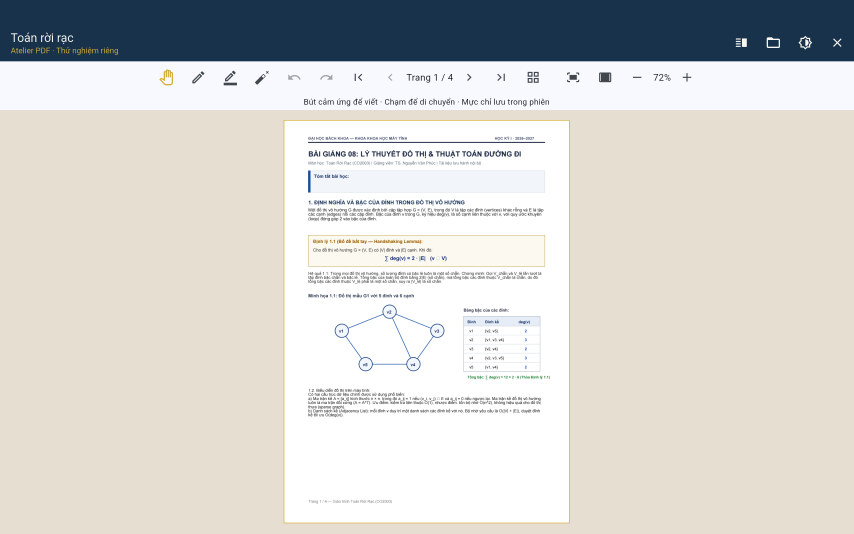
#> input picture artifacts/pdf-functional-poc/01-pdf-page-1.png, 2560 x 1600 px (shown at 1/3 size); its folder holds 4 pictures in this run
$ python contact_sheet.py
#> lines starting #> are read from the running program, lines starting #| are printed output that depends on the picture
"""Losslessly optimize captured PNGs and compose a labelled evidence overview."""
from pathlib import Path
from PIL import Image, ImageOps, ImageDraw, ImageFont

repo = Path(__file__).resolve().parents[3]
artifacts = repo / 'artifacts/pdf-functional-poc'
names = ['01-pdf-page-1','02-pdf-page-4','03-pdf-200-percent','04-pdf-fit-width',
         '05-pdf-live-ink','06-same-ink-after-zoom','07-pdf-thumbnails',
         '08-slide-page-1','09-slide-page-6','10-split-real-slide-and-note',
         '11-portrait-reader','12-dark-atelier-reader']
sheet = Image.new('RGB',(1800,1840),'#faf7f0')
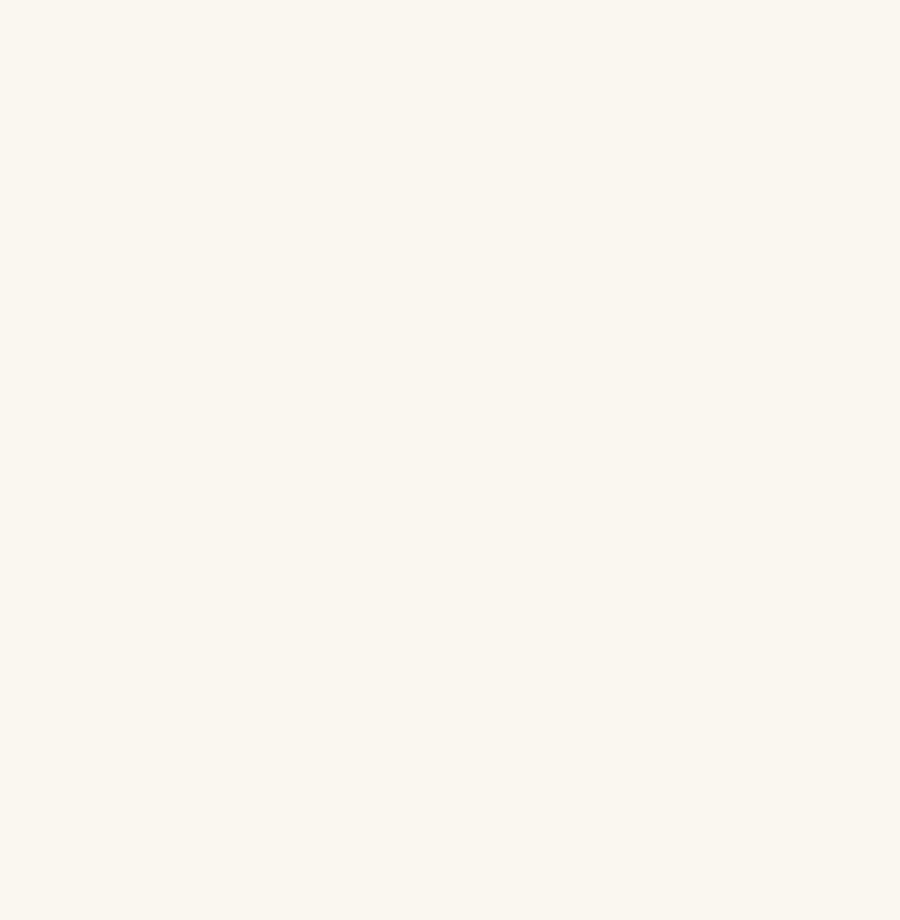
#> sheet: PIL image 1800x1840 RGB (shown at 1/2 size); mean R, G, B 250, 247, 240
draw = ImageDraw.Draw(sheet)
font = ImageFont.truetype('C:/Windows/Fonts/arial.ttf',20)
title = ImageFont.truetype('C:/Windows/Fonts/arialbd.ttf',28)
draw.text((20,10),'PHUCNOTE · PDF functional POC · Android emulator captures',fill='#18324b',font=title)
for index,name in enumerate(names):
    path = artifacts/f'{name}.png'
    with Image.open(path) as captured:
#> captured is the input picture: PIL image 2560x1600 RGBA; mean R, G, B, A 211.2, 210.5, 206.5, 255
        image = captured.copy()
    image.save(path,optimize=True,compress_level=9)  # Keep every original pixel.
    thumbnail = ImageOps.contain(image.convert('RGB'),(580,386))
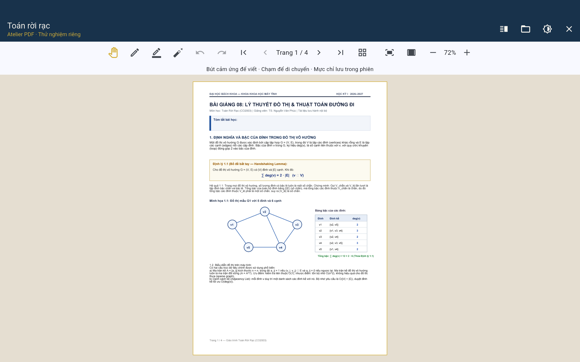
#> thumbnail: PIL image 580x362 RGB; mean R, G, B 211.1, 210.4, 206.4
    x,y=(index%3)*600,(index//3)*450+60
    sheet.paste(thumbnail,(x+(600-thumbnail.width)//2,y))
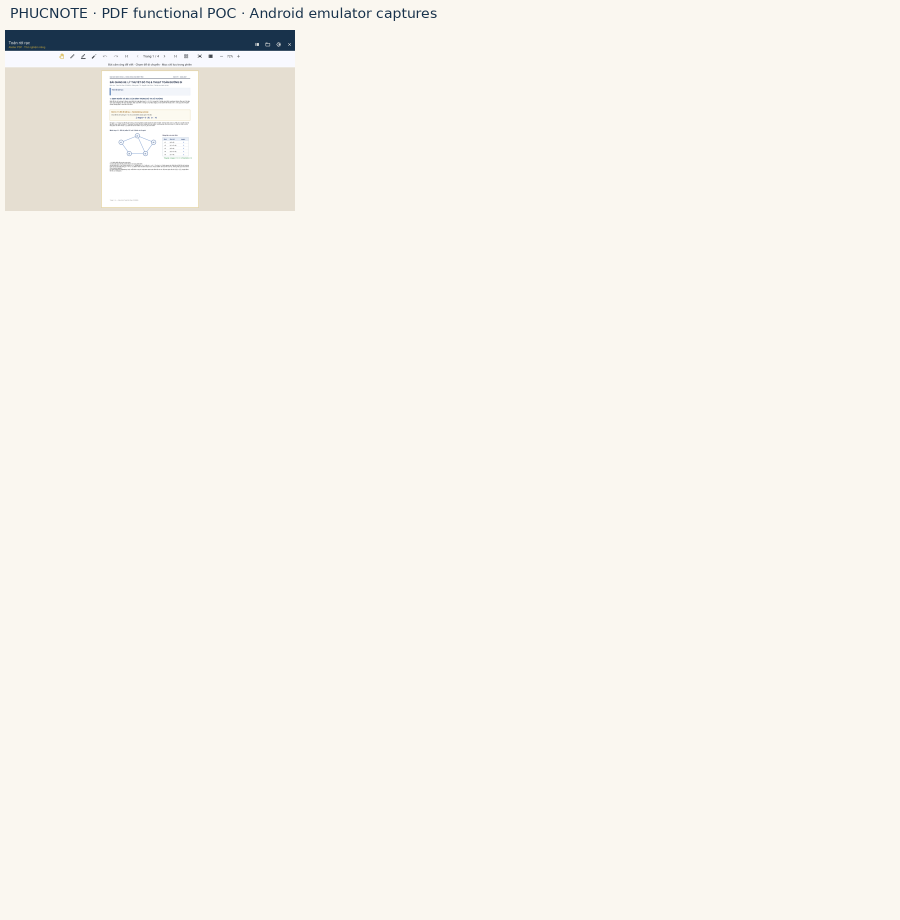
#> sheet: PIL image 1800x1840 RGB (shown at 1/2 size); mean R, G, B 247.2, 244.4, 237.7
    draw.text((x+10,y+395),name,fill='#18324b',font=font)
#> pass 2 of the loop `for index,name in enumerate(names):`:
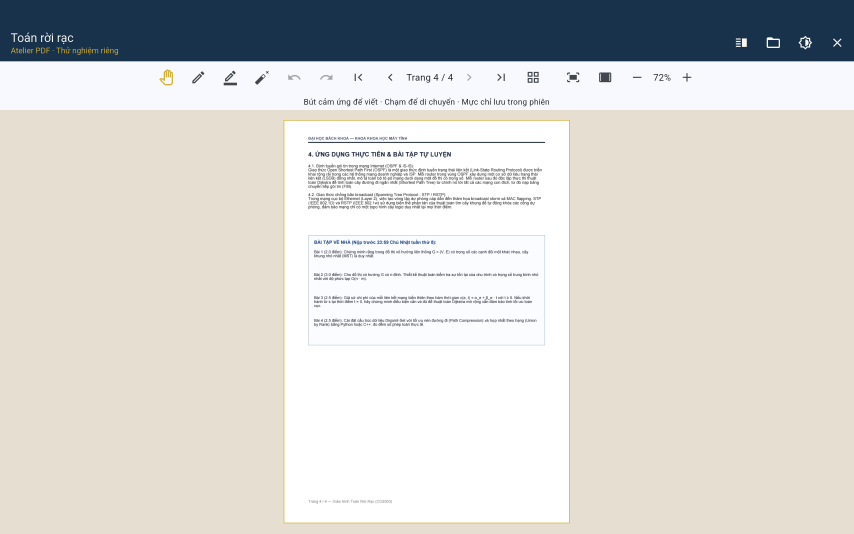
#> input picture artifacts/pdf-functional-poc/02-pdf-page-4.png, 2560 x 1600 px (shown at 1/3 size)
#> captured is the input picture: PIL image 2560x1600 RGBA; mean R, G, B, A 211.4, 210.7, 207.1, 255
#> `thumbnail = ImageOps.contain(image.convert('RGB'),(580,386))`:
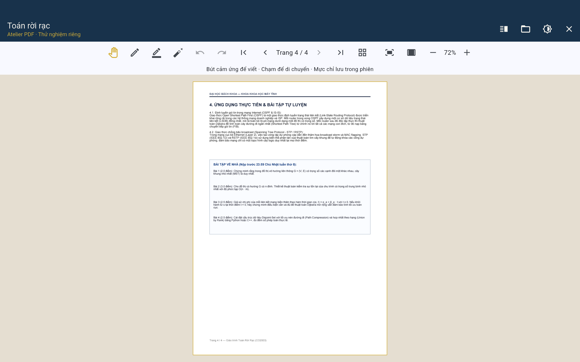
#> thumbnail: PIL image 580x362 RGB; mean R, G, B 211.4, 210.7, 207
#> `sheet.paste(thumbnail,(x+(600-thumbnail.width)//2,y))`:
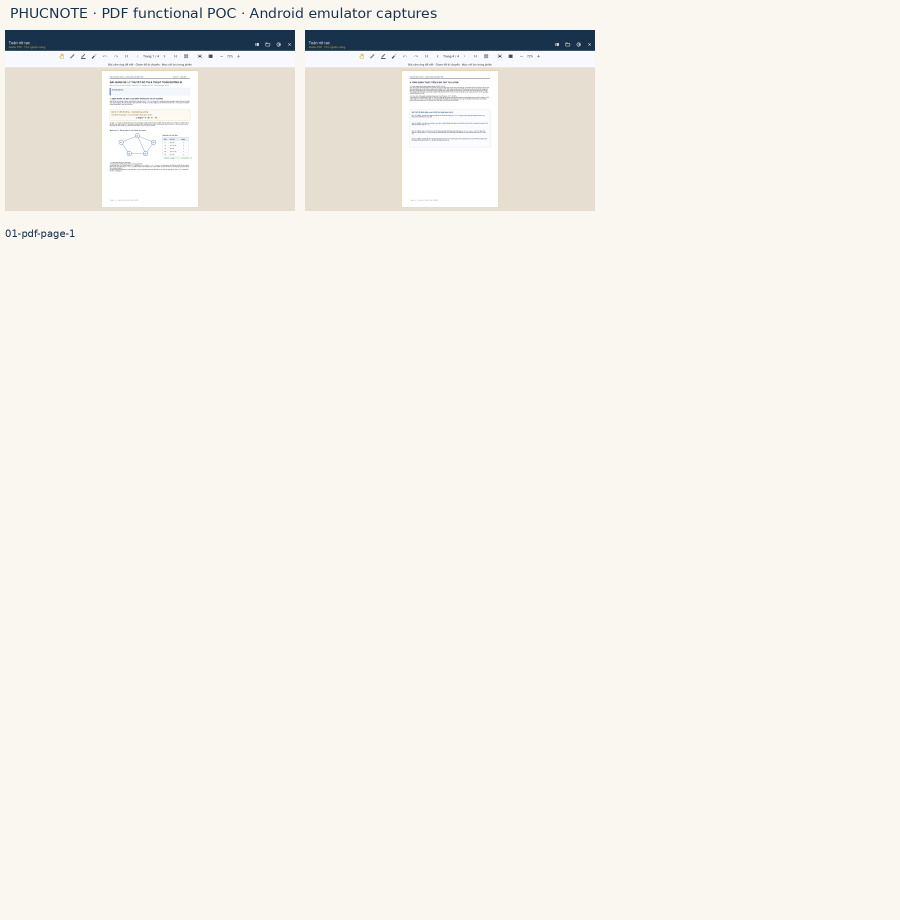
#> sheet: PIL image 1800x1840 RGB (shown at 1/2 size); mean R, G, B 244.7, 242.1, 235.5
#> pass 3 of the loop `for index,name in enumerate(names):`:
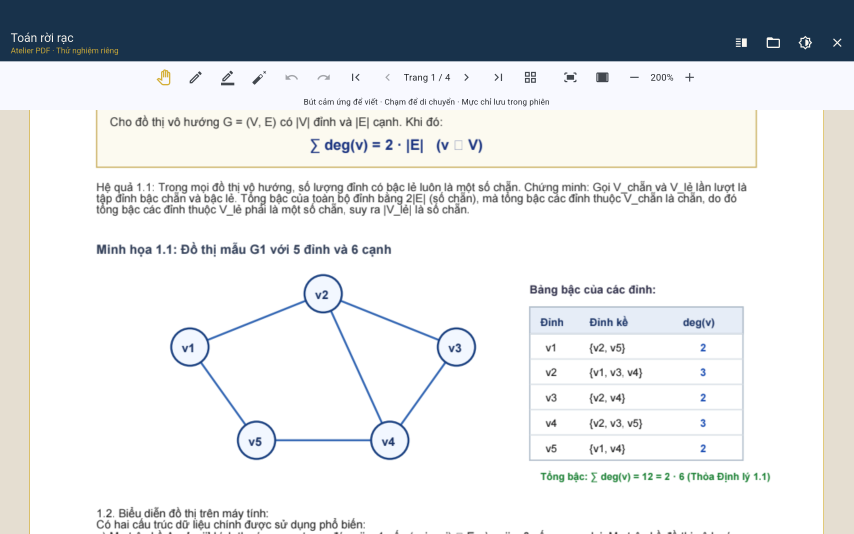
#> input picture artifacts/pdf-functional-poc/03-pdf-200-percent.png, 2560 x 1600 px (shown at 1/3 size)
#> captured is the input picture: PIL image 2560x1600 RGBA; mean R, G, B, A 219.3, 222.3, 224.6, 255
#> `thumbnail = ImageOps.contain(image.convert('RGB'),(580,386))`:
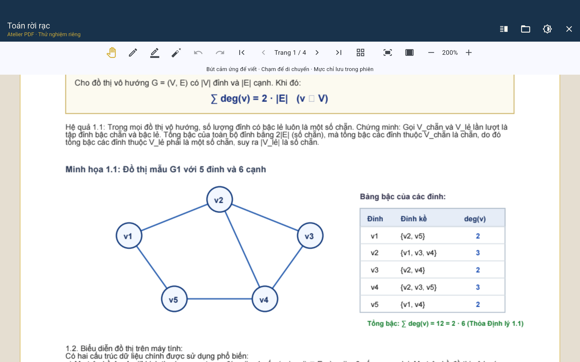
#> thumbnail: PIL image 580x362 RGB; mean R, G, B 219.2, 222.2, 224.5
#> `sheet.paste(thumbnail,(x+(600-thumbnail.width)//2,y))`:
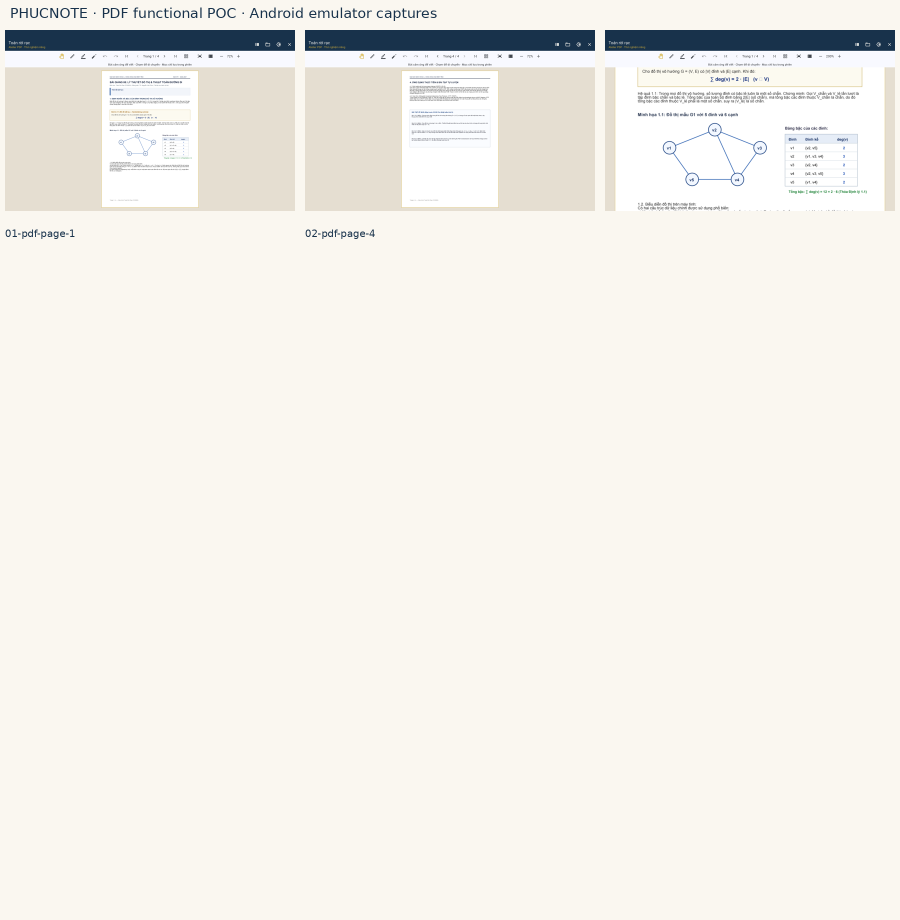
#> sheet: PIL image 1800x1840 RGB (shown at 1/2 size); mean R, G, B 242.7, 240.5, 234.5
#> (the run stopped early here; a loop or call above may not have finished)
